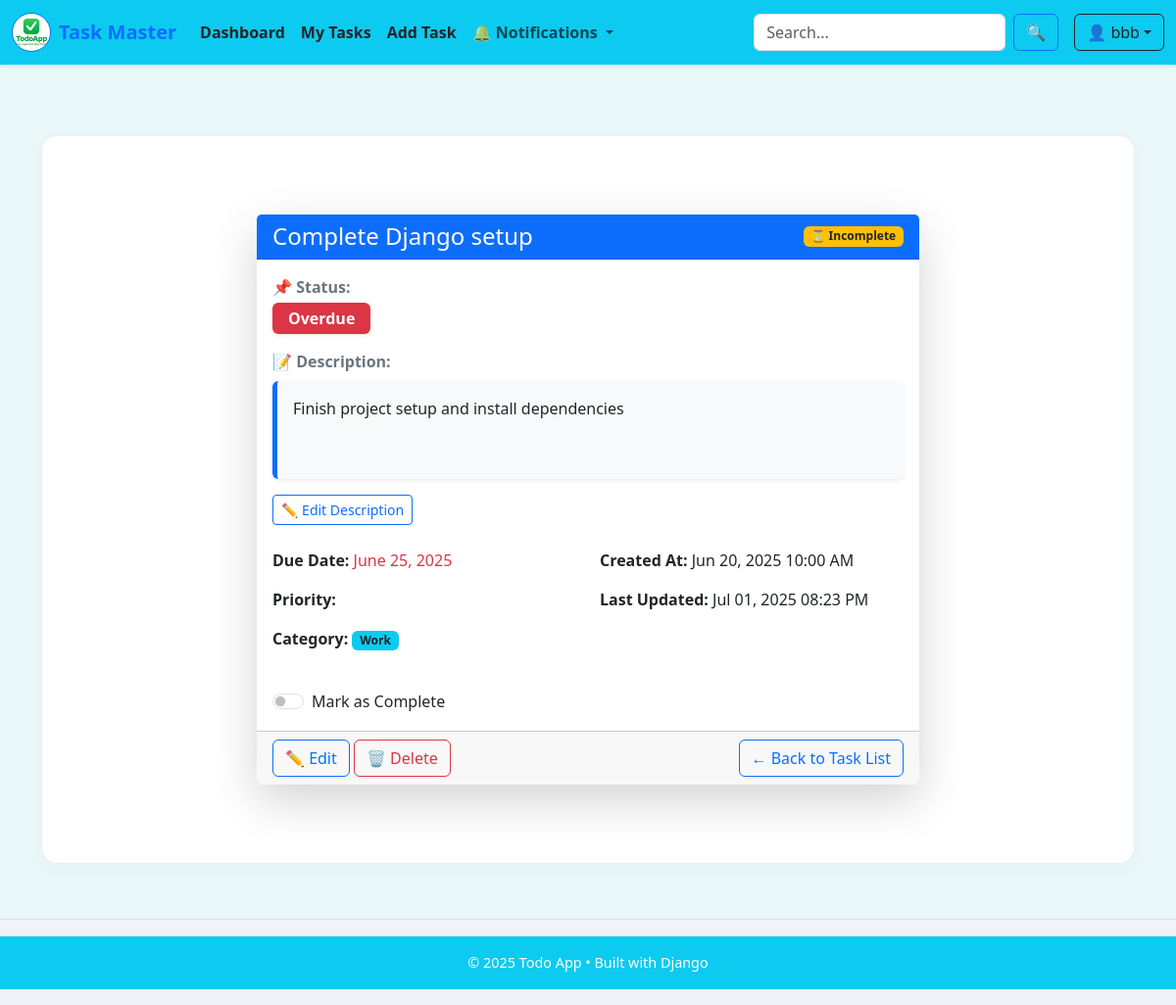
Before: /task/task_detail/20/ (signed in) with the older database file.
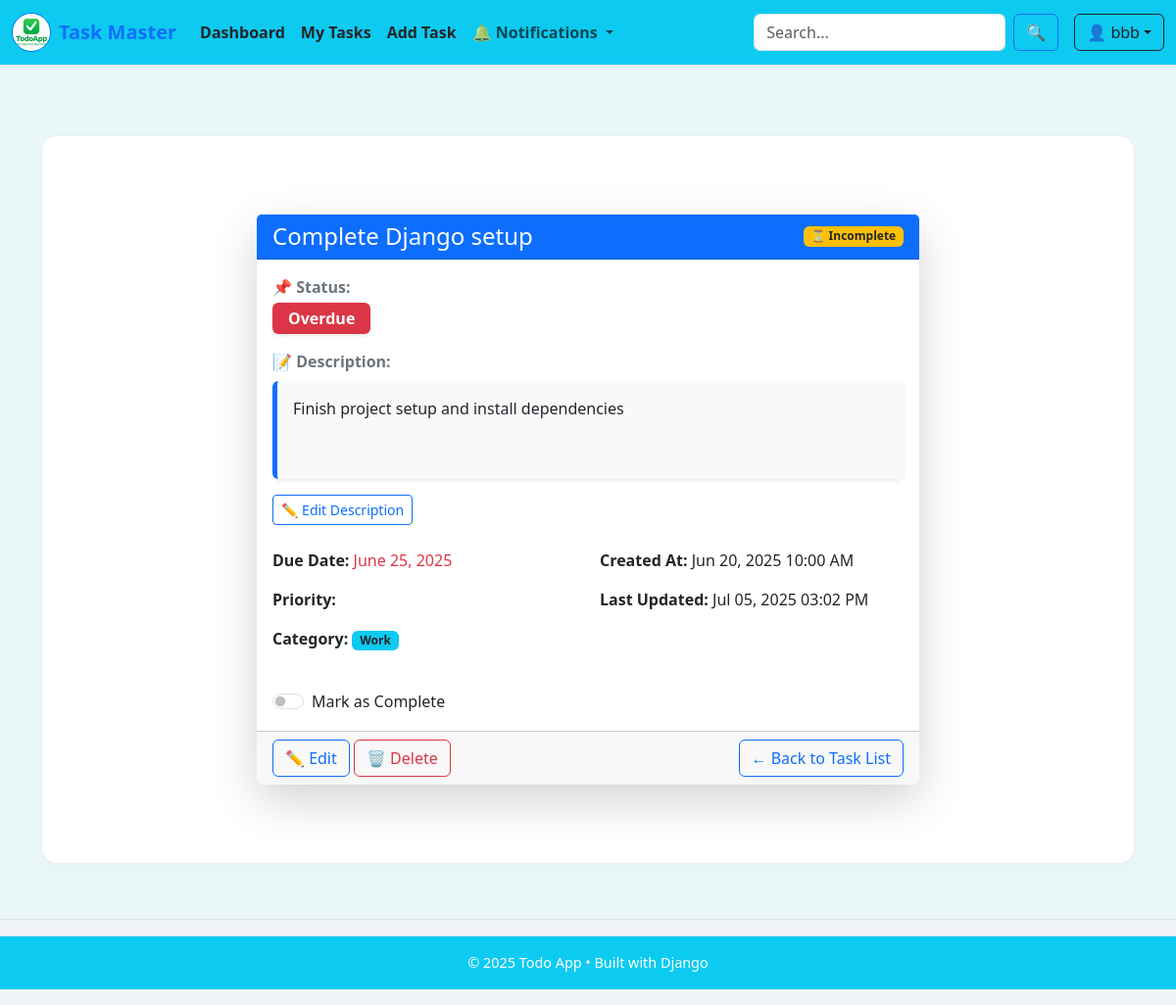
After: the same page with the newer database file.
### todos/models.py (models this page shows, shortened)
class Task(models.Model):
    PRIORITY_CHOICES = [
        ('L', 'Low'),
        ('M', 'Medium'),
        ('H', 'High'),
    ]
    STATUS_CHOICES = [
        ('P', 'Pending'),
        ('I', 'In Progress'),
        ('C', 'Completed'),
        ('O', 'Overdue'),
    ]
    title = models.CharField(max_length=200)
    description = models.TextField(blank=True)
    due_date = models.DateField(null=True, blank=True)
    completed = models.BooleanField(default=False)
    priority = models.CharField(max_length=1, choices=PRIORITY_CHOICES, default='M')
    status = models.CharField(max_length=1, choices=STATUS_CHOICES, default='I')
    category = models.ForeignKey(Category, on_delete=models.SET_NULL, null=True, blank=True, related_name='tasks',default='Study')
    user = models.ForeignKey(User, on_delete=models.CASCADE, related_name='tasks')
    created_at = models.DateTimeField(auto_now_add=True)
    updated_at = models.DateTimeField(auto_now=True)
    class Meta:
        ordering = ['-created_at']
        verbose_name_plural = "Tasks"

class Category(models.Model):
    name = models.CharField(max_length=100)
    slug = models.SlugField(unique=True,null=True)
    description = models.TextField(blank=True)
    created_at = models.DateTimeField(auto_now_add=True)
    updated_at = models.DateTimeField(auto_now=True)
    class Meta:
        verbose_name_plural = "Categories"

### todos/views.py (the view)
# urls.py: path('task/task_detail/<int:pk>/', views.task_detail_view, name='task_detail'),
@login_required
def task_detail_view(request, pk):
    task = get_object_or_404(Task, pk=pk, user=request.user)
    return render(request, 'todos/task_detail.html', {'task': task})

### todos/context_processors.py (called while the page is built)
def notification_context(request):
    if request.user.is_authenticated:
        return {
            'notifications': Notification.objects.filter(user=request.user, is_read=False)[:5]
        }
    return {}

### todos/templates/todos/task_detail.html (shortened to what the changed rows need)
{% extends 'todos/base.html' %}
{% load static %}
{% block content %}
    <div class="container py-5">
        <div class="row justify-content-center">
            <div class="col-lg-8">
                <div class="card shadow-lg border-0">
                    <div class="card-header bg-primary text-white d-flex justify-content-between align-items-center">
                        <h4 class="mb-0">{{ task.title }}</h4>
                        {% if task.completed %}
                            <span class="badge bg-success">✔ Completed</span>
                        {% else %}
                            <span class="badge bg-warning text-dark">⏳ Incomplete</span>
                        {% endif %}
                    </div>
                    <div class="card-body">
                        <div class="mb-3">
                        <p class="fw-semibold text-secondary mb-1">📌 <strong>Status:</strong></p>
                        <span class="badge
                            {% if task.status == 'C' %}bg-success
                            {% elif task.status == 'I' %}bg-info text-dark
                            {% elif task.status == 'P' %}bg-warning text-dark
                            {% elif task.status == 'O' %}bg-danger
                            {% else %}bg-secondary
                            {% endif %}
                            fs-6 px-3 py-2 shadow-sm">
                            {{ task.get_status_display }}
                        </span>
                        </div>
                        <div id="description-view" class="mb-4">
                            <p class="fw-semibold text-secondary mb-2">📝 <strong>Description:</strong></p>
                            <div class="p-3 rounded border-start border-5 border-primary shadow-sm text-dark"
                                style="background-color: #f8f9fa; min-height: 100px;">
                                {{ task.description|default:"<em class='text-muted'>No description provided.</em>"|safe }}
                            </div>
                            <button class="btn btn-outline-primary btn-sm mt-3" onclick="toggleEdit()">
                                ✏️ Edit Description
                            </button>
                        </div>
                    <div class="row mt-4">
                        <div class="col-md-6">
                        <p><strong>Due Date:</strong> <span class="text-danger">{{ task.due_date }}</span></p>
                        <p><strong>Category:</strong> <span class="badge bg-info text-dark">{{ task.category.name }}</span></p>
                        </div>
                        <div class="col-md-6">
                        <p><strong>Created At:</strong> {{ task.created_at|date:"M d, Y h:i A" }}</p>
                        <p><strong>Last Updated:</strong> {{ task.updated_at|date:"M d, Y h:i A" }}</p>
                        </div>
                    </div>
                    <form method="post" action="{% url 'toggle_complete' task.id %}" class="mt-4">
                        <div class="form-check form-switch">
                        <input class="form-check-input" type="checkbox" name="completed" id="completedCheck"
                                {% if task.completed %} checked {% endif %} onchange="this.form.submit()">
                        <label class="form-check-label" for="completedCheck">
                            Mark as {{ task.completed|yesno:"Incomplete,Complete" }}
                        </label>
                        </div>
                    </form>
                    </div>
                </div>
            </div>
        </div>
    </div>
{% endblock %}

Changed rows visible on the page:
changed Task "Complete Django setup": updated_at "Jul 01, 2025 08:23 PM" → "Jul 05, 2025 03:02 PM"
